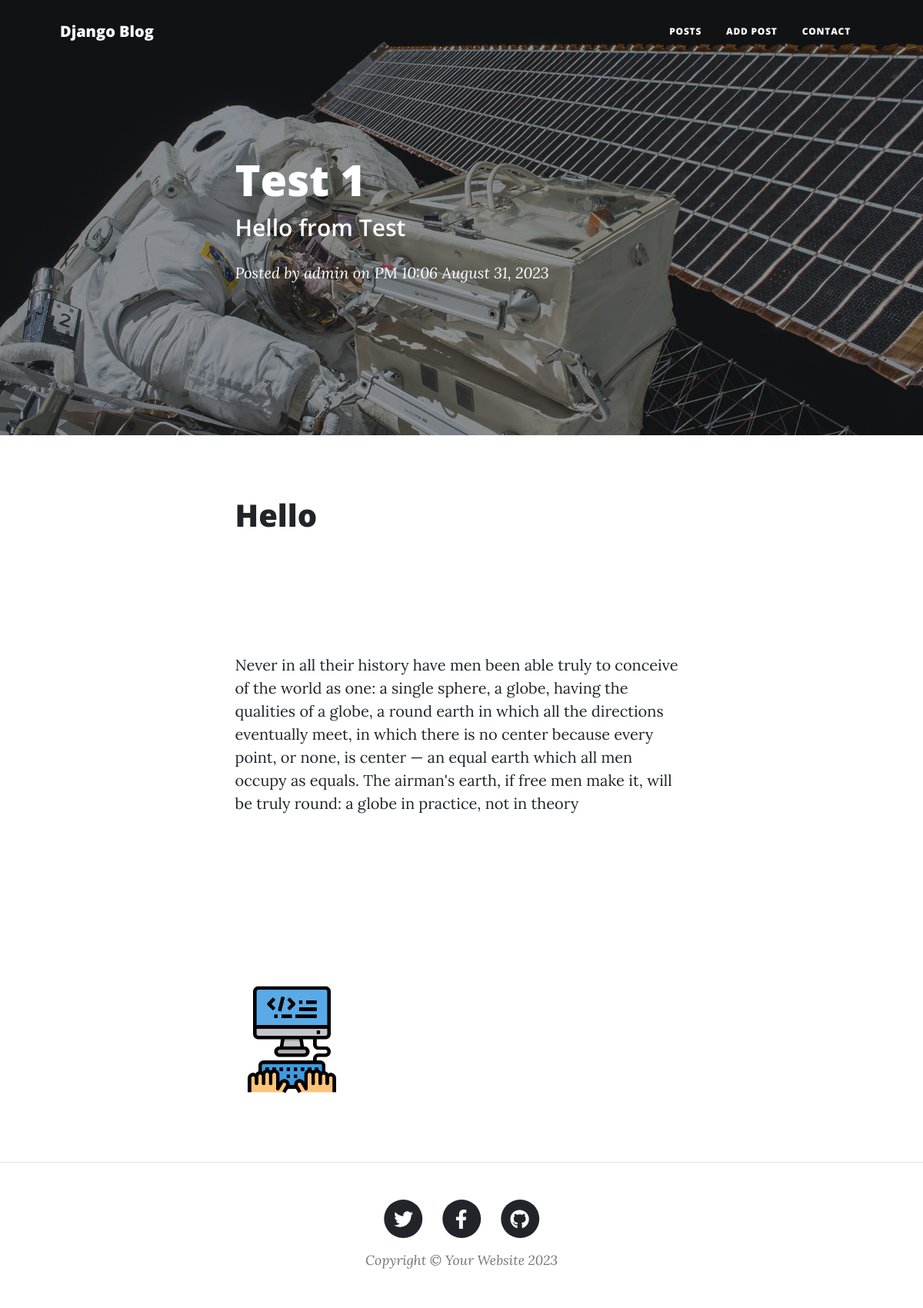
The page /blog/test-1/ on the database its author committed.
### posts/models.py (models this page shows, shortened)
class Post (models.Model):
    auther = models.ForeignKey(User,related_name='post_auther',on_delete=models.SET_NULL,null=True)
    title= models.CharField(max_length=120)
    subtitle = models.CharField(max_length=1000, null=True)
    comment = models.TextField(max_length=5000)
    publish_date = models.DateTimeField(default= timezone.now)
    tags = TaggableManager()
    image = models.ImageField(upload_to='posts', null=True)
    slug = models.SlugField(null=True,blank=True)

### posts/views2.py (the view)
# urls.py: path('blog/<slug:slug>/',PostDetail.as_view()),
class PostDetail(generic.DetailView):
    model = Post
    success_url= '/blog/'

### posts/templates/posts/post_detail.html
{% extends 'base.html' %}
{% load static %}
{% block body %}
        <header class="masthead" style="background-image: url('{% static 'assets/img/post-bg.jpg' %}')">
            <div class="container position-relative px-4 px-lg-5">
                <div class="row gx-4 gx-lg-5 justify-content-center">
                    <div class="col-md-10 col-lg-8 col-xl-7">
                        <div class="post-heading">
                            <h1>{{post.title}}</h1>
                            <h2 class="subheading">{{post.subtitle}}</h2>
                            <span class="meta">
                                Posted by
                                <a href="#!">{{post.auther}}</a>
                                on {{post.publish_date|date:"A f F t, o "}}
                            </span>
                        </div>
                    </div>
                </div>
            </div>
        </header>
        <article class="mb-4">
            <div class="container px-4 px-lg-5">
                <div class="row gx-4 gx-lg-5 justify-content-center">
                    <div class="col-md-10 col-lg-8 col-xl-7">
                        <p>{{post.comment|safe}}</p>
                    </div>
                </div>
            </div>
        </article>
{% endblock %}

### rows shown on the page
Post: title "Test 1", subtitle "Hello from Test", auther "admin", publish_date "PM 10:06 August 31, 2023", comment "Hello Never in all their history have men been able truly to conceive of the world as one: a single sphere, a globe, having the qualities of a globe, a round earth in which all the directions eventually meet, in which there is no center because every point, or none, is center — an equal earth which all men occupy as equals. The airman's earth, if free men make it, will be truly round: a globe in practice, not in theory", comment (picture)
